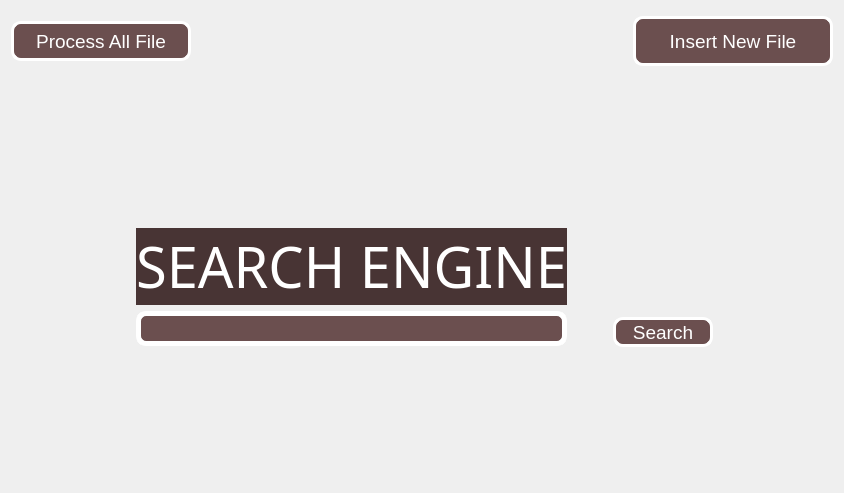
      <widget class="QWidget" name="tab">
       <attribute name="title">
        <string>Tab 1</string>
       </attribute>
       <layout class="QGridLayout" name="gridLayout_3">
        <item row="1" column="0">
         <spacer name="verticalSpacer">
          <property name="orientation">
           <enum>Qt::Vertical</enum>
          </property>
          <property name="sizeHint" stdset="0">
           <size>
            <width>20</width>
            <height>136</height>
           </size>
          </property>
         </spacer>
        </item>
        <item row="3" column="0">
         <spacer name="verticalSpacer_2">
          <property name="orientation">
           <enum>Qt::Vertical</enum>
          </property>
          <property name="sizeHint" stdset="0">
           <size>
            <width>20</width>
            <height>135</height>
           </size>
          </property>
         </spacer>
        </item>
        <item row="0" column="0">
         <layout class="QHBoxLayout" name="horizontalLayout">
          <property name="topMargin">
           <number>5</number>
          </property>
          <item>
           <widget class="QPushButton" name="stateButton">
            <property name="minimumSize">
             <size>
              <width>180</width>
              <height>40</height>
             </size>
            </property>
            <property name="font">
             <font>
              <pointsize>14</pointsize>
             </font>
            </property>
            <property name="styleSheet">
             <string notr="true">color: rgb(255, 255, 255);
background-color: rgb(107, 79, 79);
border : 3px solid white;
border-radius: 10px;</string>
            </property>
            <property name="text">
             <string>Process All File</string>
            </property>
           </widget>
          </item>
          <item>
           <spacer name="horizontalSpacer">
            <property name="orientation">
             <enum>Qt::Horizontal</enum>
            </property>
            <property name="sizeHint" stdset="0">
             <size>
              <width>40</width>
              <height>20</height>
             </size>
            </property>
           </spacer>
          </item>
          <item>
           <widget class="QPushButton" name="uploadButton">
            <property name="sizePolicy">
             <sizepolicy hsizetype="Minimum" vsizetype="Minimum">
              <horstretch>0</horstretch>
              <verstretch>0</verstretch>
             </sizepolicy>
            </property>
            <property name="minimumSize">
             <size>
              <width>200</width>
              <height>50</height>
             </size>
            </property>
            <property name="font">
             <font>
              <pointsize>14</pointsize>
             </font>
            </property>
            <property name="styleSheet">
             <string notr="true">color: rgb(255, 255, 255);
background-color: rgb(107, 79, 79);
border : 3px solid white;
border-radius: 10px;</string>
            </property>
            <property name="text">
             <string>Insert New File</string>
            </property>
           </widget>
          </item>
         </layout>
        </item>
        <item row="2" column="0">
         <layout class="QGridLayout" name="gridLayout_2">
          <property name="leftMargin">
           <number>85</number>
          </property>
          <property name="topMargin">
           <number>20</number>
          </property>
          <property name="rightMargin">
           <number>80</number>
          </property>
          <item row="0" column="1">
           <widget class="QLabel" name="label">
            <property name="font">
             <font>
              <family>Yu Gothic</family>
              <pointsize>42</pointsize>
             </font>
            </property>
            <property name="styleSheet">
             <string notr="true">background-color: rgb(72, 52, 52);</string>
            </property>
            <property name="text">
             <string>&lt;html&gt;&lt;head/&gt;&lt;body&gt;&lt;p&gt;&lt;span style=&quot; color:#ffffff;&quot;&gt;SEARCH ENGINE&lt;/span&gt;&lt;/p&gt;&lt;/body&gt;&lt;/html&gt;</string>
            </property>
            <property name="alignment">
             <set>Qt::AlignCenter</set>
            </property>
           </widget>
          </item>
          <item row="2" column="5">
           <spacer name="horizontalSpacer_13">
            <property name="orientation">
             <enum>Qt::Horizontal</enum>
            </property>
            <property name="sizeHint" stdset="0">
             <size>
              <width>40</width>
              <height>20</height>
             </size>
            </property>
           </spacer>
          </item>
          <item row="2" column="0">
           <spacer name="horizontalSpacer_14">
            <property name="orientation">
             <enum>Qt::Horizontal</enum>
            </property>
            <property name="sizeHint" stdset="0">
             <size>
              <width>40</width>
              <height>20</height>
             </size>
            </property>
           </spacer>
          </item>
          <item row="1" column="1" rowspan="2">
           <widget class="QLineEdit" name="searchBarLe">
            <property name="palette">
             <palette>
              <active>
               <colorrole role="WindowText">
                <brush brushstyle="SolidPattern">
                 <color alpha="255">
                  <red>255</red>
                  <green>255</green>
                  <blue>255</blue>
                 </color>
                </brush>
               </colorrole>
               <colorrole role="Button">
                <brush brushstyle="SolidPattern">
                 <color alpha="255">
                  <red>107</red>
                  <green>79</green>
                  <blue>79</blue>
                 </color>
                </brush>
               </colorrole>
               <colorrole role="Light">
                <brush brushstyle="SolidPattern">
                 <color alpha="255">
                  <red>255</red>
                  <green>255</green>
                  <blue>255</blue>
                 </color>
                </brush>
               </colorrole>
               <colorrole role="Midlight">
                <brush brushstyle="SolidPattern">
                 <color alpha="255">
                  <red>255</red>
                  <green>255</green>
                  <blue>255</blue>
                 </color>
                </brush>
               </colorrole>
               <colorrole role="Dark">
                <brush brushstyle="SolidPattern">
                 <color alpha="255">
                  <red>127</red>
                  <green>127</green>
                  <blue>127</blue>
                 </color>
                </brush>
               </colorrole>
               <colorrole role="Mid">
                <brush brushstyle="SolidPattern">
                 <color alpha="255">
                  <red>170</red>
                  <green>170</green>
                  <blue>170</blue>
                 </color>
                </brush>
               </colorrole>
               <colorrole role="Text">
                <brush brushstyle="SolidPattern">
                 <color alpha="255">
                  <red>255</red>
                  <green>255</green>
                  <blue>255</blue>
                 </color>
                </brush>
               </colorrole>
               <colorrole role="BrightText">
                <brush brushstyle="SolidPattern">
                 <color alpha="255">
                  <red>255</red>
                  <green>255</green>
                  <blue>255</blue>
                 </color>
                </brush>
               </colorrole>
               <colorrole role="ButtonText">
                <brush brushstyle="SolidPattern">
                 <color alpha="255">
                  <red>255</red>
                  <green>255</green>
                  <blue>255</blue>
                 </color>
                </brush>
               </colorrole>
               <colorrole role="Base">
                <brush brushstyle="SolidPattern">
                 <color alpha="255">
                  <red>107</red>
                  <green>79</green>
                  <blue>79</blue>
                 </color>
                </brush>
               </colorrole>
               <colorrole role="Window">
                <brush brushstyle="SolidPattern">
                 <color alpha="255">
                  <red>107</red>
                  <green>79</green>
                  <blue>79</blue>
                 </color>
                </brush>
               </colorrole>
               <colorrole role="Shadow">
                <brush brushstyle="SolidPattern">
                 <color alpha="255">
                  <red>0</red>
                  <green>0</green>
                  <blue>0</blue>
                 </color>
                </brush>
               </colorrole>
               <colorrole role="AlternateBase">
                <brush brushstyle="SolidPattern">
                 <color alpha="255">
                  <red>255</red>
                  <green>255</green>
                  <blue>255</blue>
                 </color>
                </brush>
               </colorrole>
               <colorrole role="ToolTipBase">
                <brush brushstyle="SolidPattern">
                 <color alpha="255">
                  <red>255</red>
                  <green>255</green>
                  <blue>220</blue>
                 </color>
                </brush>
               </colorrole>
               <colorrole role="ToolTipText">
                <brush brushstyle="SolidPattern">
                 <color alpha="255">
                  <red>0</red>
                  <green>0</green>
                  <blue>0</blue>
                 </color>
                </brush>
               </colorrole>
               <colorrole role="PlaceholderText">
                <brush brushstyle="SolidPattern">
                 <color alpha="128">
                  <red>0</red>
                  <green>0</green>
                  <blue>0</blue>
                 </color>
                </brush>
               </colorrole>
              </active>
              <inactive>
               <colorrole role="WindowText">
                <brush brushstyle="SolidPattern">
                 <color alpha="255">
                  <red>255</red>
                  <green>255</green>
                  <blue>255</blue>
                 </color>
                </brush>
               </colorrole>
               <colorrole role="Button">
                <brush brushstyle="SolidPattern">
                 <color alpha="255">
                  <red>107</red>
                  <green>79</green>
                  <blue>79</blue>
                 </color>
                </brush>
               </colorrole>
               <colorrole role="Light">
                <brush brushstyle="SolidPattern">
                 <color alpha="255">
                  <red>255</red>
                  <green>255</green>
                  <blue>255</blue>
                 </color>
                </brush>
               </colorrole>
               <colorrole role="Midlight">
                <brush brushstyle="SolidPattern">
                 <color alpha="255">
                  <red>255</red>
                  <green>255</green>
                  <blue>255</blue>
                 </color>
                </brush>
               </colorrole>
               <colorrole role="Dark">
                <brush brushstyle="SolidPattern">
                 <color alpha="255">
                  <red>127</red>
                  <green>127</green>
                  <blue>127</blue>
                 </color>
                </brush>
               </colorrole>
               <colorrole role="Mid">
                <brush brushstyle="SolidPattern">
                 <color alpha="255">
                  <red>170</red>
                  <green>170</green>
                  <blue>170</blue>
                 </color>
                </brush>
               </colorrole>
               <colorrole role="Text">
                <brush brushstyle="SolidPattern">
                 <color alpha="255">
                  <red>255</red>
                  <green>255</green>
                  <blue>255</blue>
                 </color>
                </brush>
               </colorrole>
               <colorrole role="BrightText">
                <brush brushstyle="SolidPattern">
                 <color alpha="255">
                  <red>255</red>
                  <green>255</green>
                  <blue>255</blue>
                 </color>
                </brush>
               </colorrole>
               <colorrole role="ButtonText">
                <brush brushstyle="SolidPattern">
                 <color alpha="255">
                  <red>255</red>
                  <green>255</green>
                  <blue>255</blue>
                 </color>
                </brush>
               </colorrole>
               <colorrole role="Base">
                <brush brushstyle="SolidPattern">
                 <color alpha="255">
                  <red>107</red>
                  <green>79</green>
                  <blue>79</blue>
                 </color>
                </brush>
               </colorrole>
               <colorrole role="Window">
                <brush brushstyle="SolidPattern">
                 <color alpha="255">
                  <red>107</red>
                  <green>79</green>
                  <blue>79</blue>
                 </color>
                </brush>
               </colorrole>
               <colorrole role="Shadow">
                <brush brushstyle="SolidPattern">
                 <color alpha="255">
                  <red>0</red>
                  <green>0</green>
                  <blue>0</blue>
                 </color>
                </brush>
               </colorrole>
               <colorrole role="AlternateBase">
                <brush brushstyle="SolidPattern">
                 <color alpha="255">
                  <red>255</red>
                  <green>255</green>
                  <blue>255</blue>
                 </color>
                </brush>
               </colorrole>
               <colorrole role="ToolTipBase">
                <brush brushstyle="SolidPattern">
                 <color alpha="255">
                  <red>255</red>
                  <green>255</green>
                  <blue>220</blue>
                 </color>
                </brush>
               </colorrole>
               <colorrole role="ToolTipText">
                <brush brushstyle="SolidPattern">
                 <color alpha="255">
                  <red>0</red>
                  <green>0</green>
                  <blue>0</blue>
                 </color>
                </brush>
               </colorrole>
               <colorrole role="PlaceholderText">
                <brush brushstyle="SolidPattern">
                 <color alpha="128">
                  <red>0</red>
                  <green>0</green>
                  <blue>0</blue>
                 </color>
                </brush>
               </colorrole>
              </inactive>
              <disabled>
               <colorrole role="WindowText">
                <brush brushstyle="SolidPattern">
                 <color alpha="255">
                  <red>255</red>
                  <green>255</green>
                  <blue>255</blue>
                 </color>
                </brush>
               </colorrole>
               <colorrole role="Button">
                <brush brushstyle="SolidPattern">
                 <color alpha="255">
                  <red>107</red>
                  <green>79</green>
                  <blue>79</blue>
                 </color>
                </brush>
               </colorrole>
               <colorrole role="Light">
                <brush brushstyle="SolidPattern">
                 <color alpha="255">
                  <red>255</red>
                  <green>255</green>
                  <blue>255</blue>
                 </color>
                </brush>
               </colorrole>
               <colorrole role="Midlight">
                <brush brushstyle="SolidPattern">
                 <color alpha="255">
                  <red>255</red>
                  <green>255</green>
                  <blue>255</blue>
                 </color>
                </brush>
               </colorrole>
               <colorrole role="Dark">
                <brush brushstyle="SolidPattern">
                 <color alpha="255">
                  <red>127</red>
                  <green>127</green>
                  <blue>127</blue>
                 </color>
                </brush>
               </colorrole>
               <colorrole role="Mid">
                <brush brushstyle="SolidPattern">
                 <color alpha="255">
                  <red>170</red>
                  <green>170</green>
                  <blue>170</blue>
                 </color>
                </brush>
               </colorrole>
               <colorrole role="Text">
                <brush brushstyle="SolidPattern">
                 <color alpha="255">
                  <red>255</red>
                  <green>255</green>
                  <blue>255</blue>
                 </color>
                </brush>
               </colorrole>
               <colorrole role="BrightText">
                <brush brushstyle="SolidPattern">
                 <color alpha="255">
                  <red>255</red>
                  <green>255</green>
                  <blue>255</blue>
                 </color>
                </brush>
               </colorrole>
               <colorrole role="ButtonText">
                <brush brushstyle="SolidPattern">
                 <color alpha="255">
                  <red>255</red>
                  <green>255</green>
                  <blue>255</blue>
                 </color>
                </brush>
               </colorrole>
               <colorrole role="Base">
                <brush brushstyle="SolidPattern">
                 <color alpha="255">
                  <red>107</red>
                  <green>79</green>
                  <blue>79</blue>
                 </color>
                </brush>
               </colorrole>
               <colorrole role="Window">
                <brush brushstyle="SolidPattern">
                 <color alpha="255">
                  <red>107</red>
                  <green>79</green>
                  <blue>79</blue>
                 </color>
                </brush>
               </colorrole>
               <colorrole role="Shadow">
                <brush brushstyle="SolidPattern">
                 <color alpha="255">
                  <red>0</red>
                  <green>0</green>
                  <blue>0</blue>
                 </color>
                </brush>
               </colorrole>
               <colorrole role="AlternateBase">
                <brush brushstyle="SolidPattern">
                 <color alpha="255">
                  <red>255</red>
                  <green>255</green>
                  <blue>255</blue>
                 </color>
                </brush>
               </colorrole>
               <colorrole role="ToolTipBase">
                <brush brushstyle="SolidPattern">
                 <color alpha="255">
                  <red>255</red>
                  <green>255</green>
                  <blue>220</blue>
                 </color>
                </brush>
               </colorrole>
               <colorrole role="ToolTipText">
                <brush brushstyle="SolidPattern">
                 <color alpha="255">
                  <red>0</red>
                  <green>0</green>
                  <blue>0</blue>
                 </color>
                </brush>
               </colorrole>
               <colorrole role="PlaceholderText">
                <brush brushstyle="SolidPattern">
                 <color alpha="128">
                  <red>0</red>
                  <green>0</green>
                  <blue>0</blue>
                 </color>
                </brush>
               </colorrole>
              </disabled>
             </palette>
            </property>
            <property name="font">
             <font>
              <pointsize>14</pointsize>
             </font>
            </property>
            <property name="autoFillBackground">
             <bool>false</bool>
            </property>
            <property name="styleSheet">
             <string notr="true">background-color: rgb(107, 79, 79);
border : 5px solid white;
color: rgb(255, 255, 255);
border-radius: 10px;</string>
            </property>
            <property name="frame">
             <bool>true</bool>
            </property>
            <property name="dragEnabled">
             <bool>false</bool>
            </property>
            <property name="clearButtonEnabled">
             <bool>true</bool>
            </property>
           </widget>
          </item>
          <item row="0" column="0">
           <spacer name="horizontalSpacer_2">
            <property name="orientation">
             <enum>Qt::Horizontal</enum>
            </property>
            <property name="sizeHint" stdset="0">
             <size>
              <width>40</width>
              <height>20</height>
             </size>
            </property>
           </spacer>
          </item>
          <item row="2" column="3">
           <widget class="QPushButton" name="searchButton">
            <property name="sizePolicy">
             <sizepolicy hsizetype="Minimum" vsizetype="Minimum">
              <horstretch>0</horstretch>
              <verstretch>0</verstretch>
             </sizepolicy>
            </property>
            <property name="minimumSize">
             <size>
              <width>100</width>
              <height>30</height>
             </size>
            </property>
            <property name="font">
             <font>
              <pointsize>14</pointsize>
             </font>
            </property>
            <property name="styleSheet">
             <string notr="true">color: rgb(255, 255, 255);
background-color: rgb(107, 79, 79);
border : 3px solid white;
border-radius: 10px;</string>
            </property>
            <property name="text">
             <string>Search</string>
            </property>
           </widget>
          </item>
          <item row="2" column="2">
           <spacer name="horizontalSpacer_15">
            <property name="orientation">
             <enum>Qt::Horizontal</enum>
            </property>
            <property name="sizeType">
             <enum>QSizePolicy::Fixed</enum>
            </property>
            <property name="sizeHint" stdset="0">
             <size>
              <width>40</width>
              <height>20</height>
             </size>
            </property>
           </spacer>
          </item>
         </layout>
        </item>
       </layout>
      </widget>
